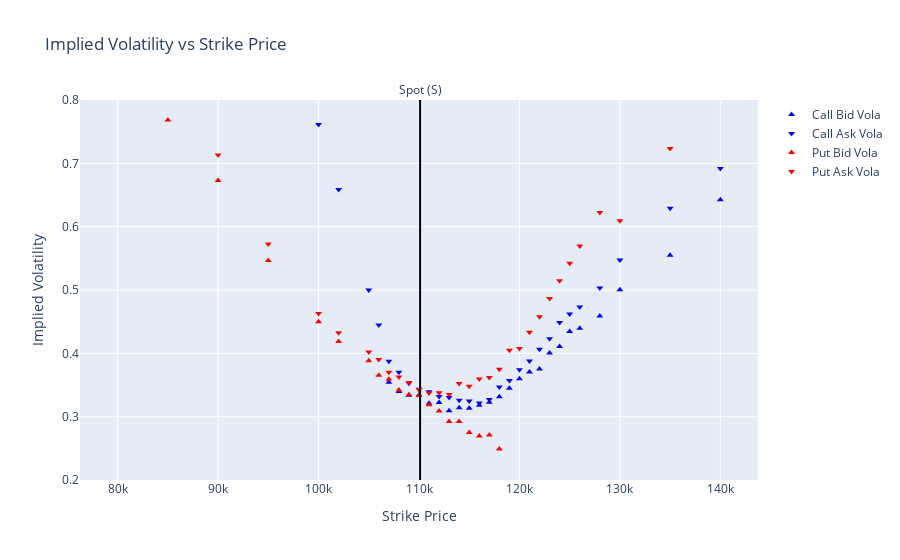

The notebook cell this image was saved under:
### Code cell
import plotly.graph_objects as go

fig = go.Figure()
fig.add_trace(go.Scatter(x=df_vola['strike'], y=df_vola['call_bid_vola'], mode='markers', name='Call Bid Vola', marker=dict(symbol='triangle-up', color='blue')))
fig.add_trace(go.Scatter(x=df_vola['strike'], y=df_vola['call_ask_vola'], mode='markers', name='Call Ask Vola', marker=dict(symbol='triangle-down', color='blue')))
fig.add_trace(go.Scatter(x=df_vola['strike'], y=df_vola['put_bid_vola'], mode='markers', name='Put Bid Vola', marker=dict(symbol='triangle-up', color='red')))
fig.add_trace(go.Scatter(x=df_vola['strike'], y=df_vola['put_ask_vola'], mode='markers', name='Put Ask Vola', marker=dict(symbol='triangle-down', color='red')))
fig.add_vline(x=df_vola['S'][0], line_color="black", annotation_text="Spot (S)", annotation_position="top")
fig.update_layout(
    title='Implied Volatility vs Strike Price',
    xaxis_title='Strike Price',
    yaxis_title='Implied Volatility',
    yaxis=dict(range=[0.2, 0.8])  # Set the y-axis range as needed
)
fig.show()

### Figure 1 — Plotly figure (JSON) as saved in the notebook; plotly's stock layout.template omitted (floating-point values rounded to 4 significant figures)
{"data": [{"marker": {"color": "blue", "symbol": "triangle-up"}, "mode": "markers", "name": "Call Bid Vola", "type": "scatter", "x": [80000, 85000, 90000, 95000, 100000, 102000, 105000, 106000, 107000, 108000, 109000, 110000, 111000, 112000, 113000, 114000, 115000, 116000, 117000, 118000, 119000, 120000, 121000, 122000, 123000, 124000, 125000, 126000, 128000, 130000, 135000, 140000], "y": [0.0, 0.0, 0.0, 0.0, 0.0, 0.0, 0.0, 0.0, 0.3542, 0.3396, 0.3338, 0.3341, 0.3211, 0.3223, 0.3092, 0.3139, 0.3134, 0.3181, 0.3228, 0.3316, 0.3447, 0.3597, 0.3704, 0.3754, 0.4005, 0.4108, 0.4344, 0.4396, 0.4591, 0.5003, 0.5549, 0.6425]}, {"marker": {"color": "blue", "symbol": "triangle-down"}, "mode": "markers", "name": "Call Ask Vola", "type": "scatter", "x": [80000, 85000, 90000, 95000, 100000, 102000, 105000, 106000, 107000, 108000, 109000, 110000, 111000, 112000, 113000, 114000, 115000, 116000, 117000, 118000, 119000, 120000, 121000, 122000, 123000, 124000, 125000, 126000, 128000, 130000, 135000, 140000], "y": [11980.0, 0.0, 0.0, 1.014, 0.7614, 0.6588, 0.4999, 0.4446, 0.3875, 0.37, 0.3528, 0.3433, 0.3395, 0.3319, 0.3303, 0.3259, 0.3247, 0.3215, 0.3271, 0.347, 0.3571, 0.3742, 0.3877, 0.4065, 0.4231, 0.4487, 0.4622, 0.4731, 0.5031, 0.5472, 0.6289, 0.6918]}, {"marker": {"color": "red", "symbol": "triangle-up"}, "mode": "markers", "name": "Put Bid Vola", "type": "scatter", "x": [80000, 85000, 90000, 95000, 100000, 102000, 105000, 106000, 107000, 108000, 109000, 110000, 111000, 112000, 113000, 114000, 115000, 116000, 117000, 118000, 119000, 120000, 121000, 122000, 123000, 124000, 125000, 126000, 128000, 130000, 135000, 140000], "y": [0.0, 0.7686, 0.6729, 0.5465, 0.4497, 0.4186, 0.3881, 0.3653, 0.359, 0.3423, 0.3348, 0.3335, 0.319, 0.3088, 0.2924, 0.2925, 0.2749, 0.2696, 0.2709, 0.2491, 0.0, 0.0, 0.0, 0.0, 0.0, 0.0, 0.0, 0.0, 0.0, 0.0, 0.0, 0.0]}, {"marker": {"color": "red", "symbol": "triangle-down"}, "mode": "markers", "name": "Put Ask Vola", "type": "scatter", "x": [80000, 85000, 90000, 95000, 100000, 102000, 105000, 106000, 107000, 108000, 109000, 110000, 111000, 112000, 113000, 114000, 115000, 116000, 117000, 118000, 119000, 120000, 121000, 122000, 123000, 124000, 125000, 126000, 128000, 130000, 135000, 140000], "y": [0.0, 0.0, 0.7132, 0.5727, 0.4629, 0.4326, 0.4023, 0.3903, 0.3702, 0.3626, 0.3538, 0.3427, 0.3374, 0.3378, 0.335, 0.3524, 0.348, 0.3594, 0.362, 0.3747, 0.4047, 0.4076, 0.4333, 0.4576, 0.4864, 0.5145, 0.5422, 0.5694, 0.6223, 0.6095, 0.7233, 0.8302]}], "layout": {"annotations": [{"showarrow": false, "text": "Spot (S)", "x": 110100.0, "xanchor": "center", "xref": "x", "y": 1, "yanchor": "bottom", "yref": "y domain"}], "shapes": [{"line": {"color": "black"}, "type": "line", "x0": 110100.0, "x1": 110100.0, "xref": "x", "y0": 0, "y1": 1, "yref": "y domain"}], "title": {"text": "Implied Volatility vs Strike Price"}, "xaxis": {"title": {"text": "Strike Price"}}, "yaxis": {"range": [0.2, 0.8], "title": {"text": "Implied Volatility"}}}}
